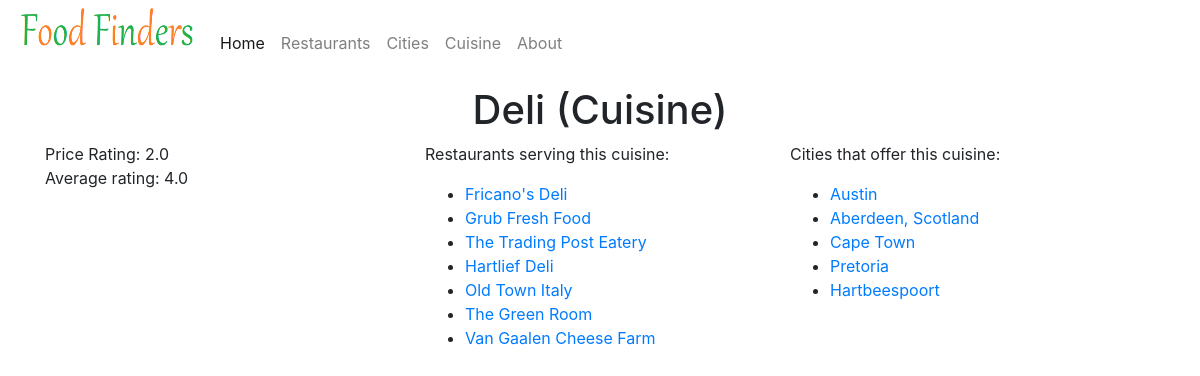
The page /cuisinetype/Deli/ on the database its author committed.
### app/models.py (models this page shows)
class Cuisine(db.Model):
	__tablename__ = 'cuisine'
	name = db.Column(db.String(), primary_key = True) 		#For the time being, assume this is one word
	avg_price_rating = db.Column(db.String(), nullable = False)	#Avg the ratings
	avg_rating = db.Column(db.String(), nullable = False)			#Averag the ratings
	rest_id = db.Column(db.String(), nullable = False)
	rest_name = db.Column(db.String(), nullable = False)
	city = db.Column(db.String(), nullable = False)

class Restaurant(db.Model):
	__tablename__='restaurant'
	name = db.Column(db.String(), nullable = False)
	price_per_two = db.Column(db.String(), nullable = False)
	rating = db.Column(db.String(), nullable = False)
	city = db.Column(db.String(),  nullable = False)
	locality = db.Column(db.String(),  nullable = False)
	rest_id = db.Column(db.String(), primary_key = True)
	cuisine = db.Column(db.String(), nullable = True)
	state = db.Column(db.String(), nullable = True)
	address = db.Column(db.String(), nullable = True)
	menu = db.Column(db.String(), nullable = True)				#URL
	hours = db.Column(db.String(), nullable = True)
	coordinates = db.Column(db.String(), nullable = True)		#It looks like "x, y"
	price_rating = db.Column(db.String(), nullable = True)	#I'm guessing this is a 1-5 rating
	thumbnail_url = db.Column(db.String(), nullable = True)		#URL
	featured_image = db.Column(db.String(), nullable = True)	#URL For Zomato
	phone = db.Column(db.String(), nullable = True)

class City_Cuisine(db.Model):
	__tablename__ = 'city_cuisine'
	row_id = db.Column(db.Integer, primary_key = True)
	city_name = db.Column(db.String(80), nullable = False)
	cuisine_name = db.Column(db.String(80), nullable = False)

### app/routes.py (the view)
@app.route('/cuisinetype/<val>/')
def cuisinetype(val):
    cuisine = db.session.query(Cuisine).get(val)
    places = db.session.query(Establishment_Cuisine_Junct.rest_id)\
        .filter(Establishment_Cuisine_Junct.cuisine==val)
    places = [
		db.session.query(Restaurant).get(place_id[0]) for place_id in places
	]
    cities = db.session.query(City_Cuisine.city_name)\
        .filter(City_Cuisine.cuisine_name==val)
    cities = [x[0] for x in cities] # for some reason the query returns a list of tuples
    pop_cities = db.session.query(City_Popular_Cuisine_Junct.city_name)\
        .filter(City_Popular_Cuisine_Junct.cuisine==val)
    pop_cities = [x[0] for x in pop_cities] # for some reason the query returns a list of tuples
    cities = [x for x in cities if x not in pop_cities]
    return render_template('cuisine-instance.html', cuisine=cuisine, places=places, cities=cities, pop_cities=pop_cities)

### app/templates/cuisine-instance.html (shortened to what this page needs)
{% extends "base.html" %}
{% block content %}
<div class="container">
    <span class="text-center">
        <h1>{{cuisine.name}} (Cuisine)</h1>
    </span>
    <div class="row">
        <div class="col-4">
            <p>
                {% if cuisine.avg_price_rating %}
                Price Rating: {{cuisine.avg_price_rating}}<br>
                {% endif %}
                {% if cuisine.avg_rating %}
                Average rating: {{cuisine.avg_rating}}<br>
                {% endif %}
            </p>
        </div>
        <div class="col-4">
            {% if places %}
            <p>
                Restaurants serving this cuisine:
                <ul>
                    {% for place in places %}
                    <li><a href="{{url_for('restaurant', val=place.rest_id)}}">{{place.name}}</a></li>
                    {% endfor %}
                </ul>
            </p>
            {% endif %}
        </div>
        <div class="col4">
            {% if cities %}
            <p>
                Cities that offer this cuisine:
                <ul>
                    {% for city in cities %}
                    <li><a href="{{url_for('city', val=city)}}">{{city}}</a></li>
                    {% endfor %}
                </ul>
            </p>
            {% endif %}
        </div>
    </div>
    <br>
</div>
{% endblock %}

### rows shown on the page
Cuisine: name "Deli", avg_price_rating "2.0", avg_rating "4.0"
Restaurant: name "Fricano's Deli"
Restaurant: name "Grub Fresh Food"
Restaurant: name "The Trading Post Eatery"
Restaurant: name "Hartlief Deli"
Restaurant: name "Old Town Italy"
Restaurant: name "The Green Room"
Restaurant: name "Van Gaalen Cheese Farm"
City_Cuisine: city_name "Austin"
City_Cuisine: city_name "Aberdeen, Scotland"
City_Cuisine: city_name "Cape Town"
City_Cuisine: city_name "Pretoria"
City_Cuisine: city_name "Hartbeespoort"
